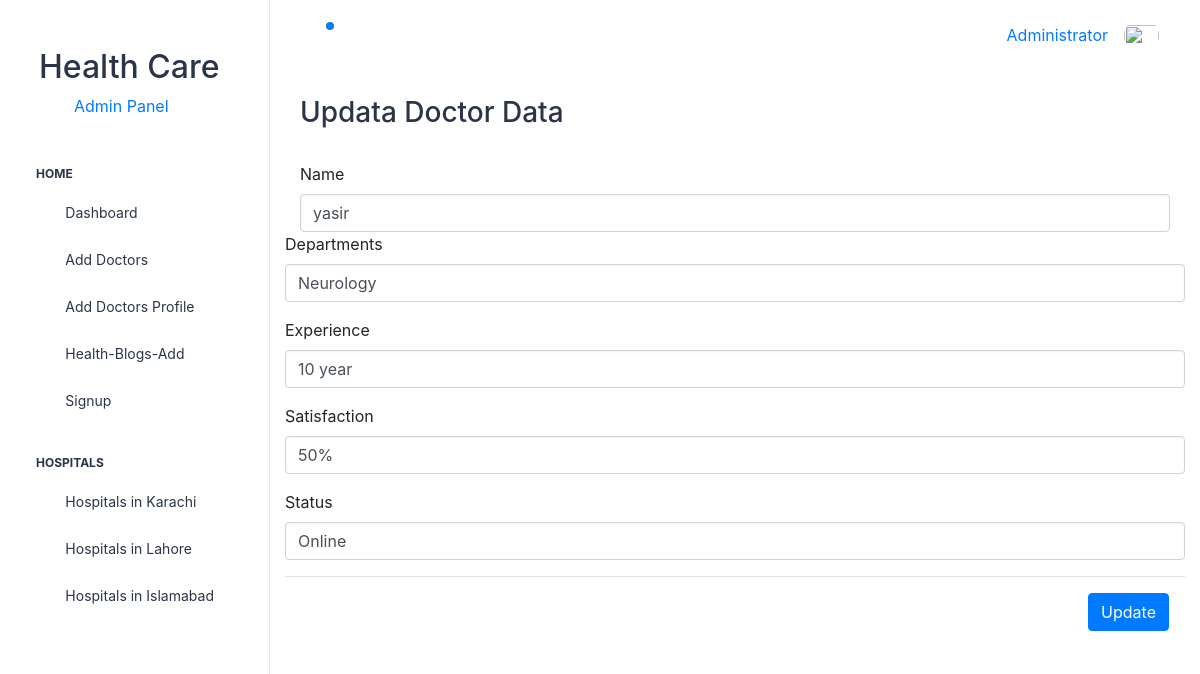
/Administrator/src/html/Doctorsadd-updata.php?id=88 (signed in), run on the app's committed database.
### tables this page shows
CREATE TABLE `add_doctor` (
  `id` int(11) NOT NULL,
  `imag` varchar(60) NOT NULL,
  `name` varchar(60) NOT NULL,
  `live` varchar(60) NOT NULL,
  `departments` varchar(50) DEFAULT NULL,
  `experience` varchar(50) DEFAULT NULL,
  `satisfaction` varchar(50) DEFAULT NULL,
  `email` varchar(60) DEFAULT NULL,
  `phone` int(11) DEFAULT NULL,
  `password` varchar(60) NOT NULL
);

### Administrator/src/html/Doctorsadd-updata.php (the view, shortened to what this page needs)
  ?><!doctype html>
<html lang="en">
  <head>
  <link rel="stylesheet" href="../assets/css/styles.min.css" />
    <link rel="stylesheet" href="https://stackpath.bootstrapcdn.com/bootstrap/4.3.1/css/bootstrap.min.css">
  </head>
  <body>
  <div class="page-wrapper" id="main-wrapper" data-layout="vertical" data-navbarbg="skin6" data-sidebartype="full"
    data-sidebar-position="fixed" data-header-position="fixed">
   <?php include('nav.php')?>
    <div class="body-wrapper">
      <?php include('header.php')?>
      <div class="container">
        <br><br>
        <br><br>
        <?php
include('connection.php');
$id =$_GET['id'];
$query = "select * from  add_doctor where id = '$id'";
$data = mysqli_query($connection,$query);
$result = mysqli_fetch_assoc($data);
?>
<div class="container">
<form action="" method ="POST" >
<h3 > Updata Doctor Data</h3>
<br>
       <label for="">Name</label>
             <input type="text"
               class="form-control" name="name" id="" aria-describedby="helpId" value="<?php echo  $result['name'] ?>" placeholder="enter your name">
           </div>
           <div class="form-group">
            <label for="">Departments</label>
                <select class="form-control" name="departments" value="<?php echo  $result['departments'] ?>" id="">
                <option>Neurology</option>
                </select>
              </div>
              <div class="form-group">
              <label for="">Experience</label>
              <input type="text"
                class="form-control" name="experience" id="" value="<?php echo  $result['experience'] ?>" aria-describedby="helpId" placeholder="Enter your Experience">
            </div>
            <div class="form-group">
              <label for="">Satisfaction</label>
              <input type="text"
                class="form-control" name="satisfaction" id=""  value="<?php echo  $result['satisfaction'] ?>" aria-describedby="helpId" placeholder="Enter your Satisfaction">
            </div>
           <div class="form-group">
           <label for="">Status</label>
               <select class="form-control" name="live" value="<?php echo  $result['live']  ?>"  placeholder="Enter Your Country" name="country" id="">
               <option>Online</option>
               </select>
             </div>
             <div class="modal-footer">
  <button class="btn btn-primary" type="submit"  name="Update" >Update</button>
</div>
  </body>
</html>

### data on the page
add_doctor: name "yasir", departments "Neurology", experience "10 year", satisfaction "50%", live "Online"
